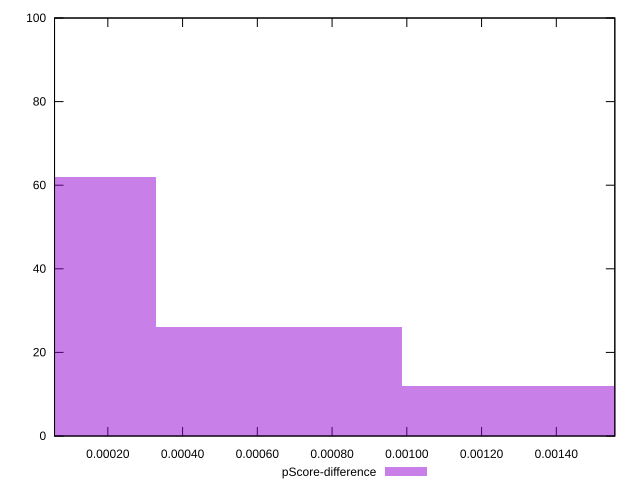

Generate this figure with gnuplot:
reset

$pScoreDifference <<EOF
0.0006575822921384148 26
0.0013151645842768296 12
0 62
EOF

set key outside below
set boxwidth 0.0006575822921384148
set xrange [0.00005737132390171151:0.0015565513490774507]
set yrange [0:100]
set trange [0:100]
set style fill transparent solid 0.5 noborder
set terminal svg size 640, 490 enhanced background rgb 'white'
set output "reprap/largest-contentful-paint/samples/pages+cached/pScore-difference/histogram.svg"

plot $pScoreDifference title "pScore-difference" with boxes

reset
